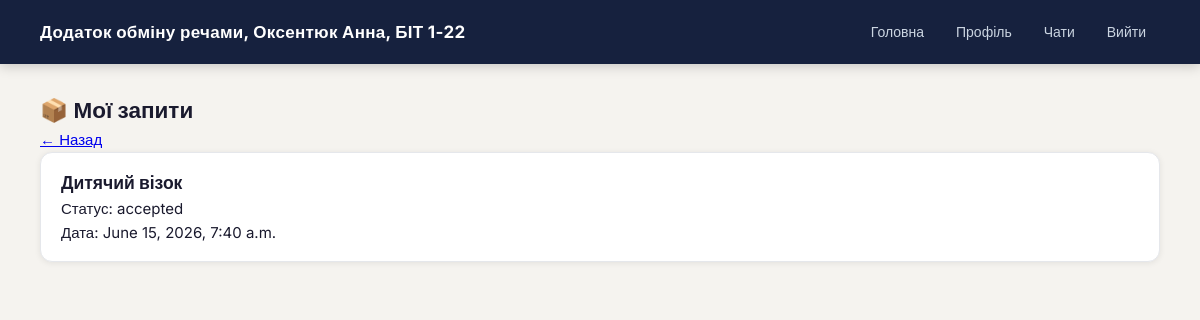
The page /my-requests/ (signed in) on the database as committed earlier.
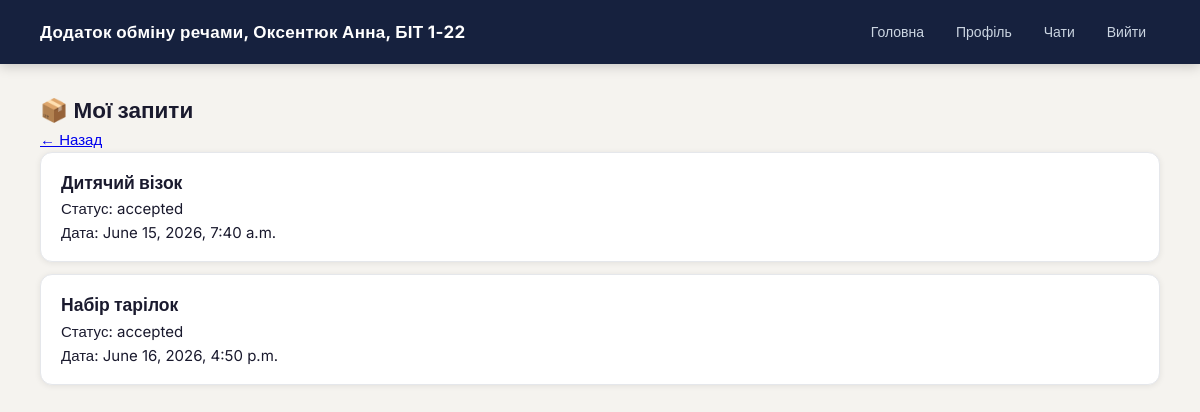
The same page on the database as committed later.
### main/models.py (models this page shows, shortened)
class ExchangeRequest(models.Model):
    STATUS_CHOICES = [
        ('pending', 'Очікує'),
        ('accepted', 'Прийнято'),
        ('rejected', 'Відхилено'),
    ]
    item = models.ForeignKey(Item, on_delete=models.CASCADE)
    requester = models.ForeignKey(User, on_delete=models.CASCADE)
    message = models.TextField(blank=True)
    status = models.CharField(
        max_length=10,
        choices=STATUS_CHOICES,
        default='pending'
    )
    created_at = models.DateTimeField(auto_now_add=True)

class Item(models.Model):
    title = models.CharField(max_length=100)          # назва речі
    description = models.TextField()                  # опис
    image = models.ImageField(upload_to='items/', blank=True, null=True)  # фото
    category = models.ForeignKey(Category, on_delete=models.SET_NULL, null=True)
    owner = models.ForeignKey(User, on_delete=models.CASCADE)
    available = models.BooleanField(default=True)     # чи доступна річ

### main/views.py (the view)
# urls.py: path('my-requests/', views.my_requests, name='my_requests'),
@login_required
def my_requests(request):
    requests = ExchangeRequest.objects.filter(requester=request.user)
    return render(request, 'main/my_requests.html', {'requests': requests})

### main/templates/main/my_requests.html
{% extends 'main/base.html' %}
{% block content %}
<h2>📦 Мої запити</h2>
<a href="{% url 'profile' %}">← Назад</a>
{% for req in requests %}
<div class="card">
    <h3>{{ req.item.title }}</h3>
    <p>Статус: {{ req.status }}</p>
    <p>Дата: {{ req.created_at }}</p>
</div>
{% empty %}
    <p>У вас ще немає запитів</p>
{% endfor %}
{% endblock %}

Rows that differ between the two databases and show on the page:
added ExchangeRequest: item "Набір тарілок", status "accepted", created_at "June 16, 2026, 4:50 p.m."
